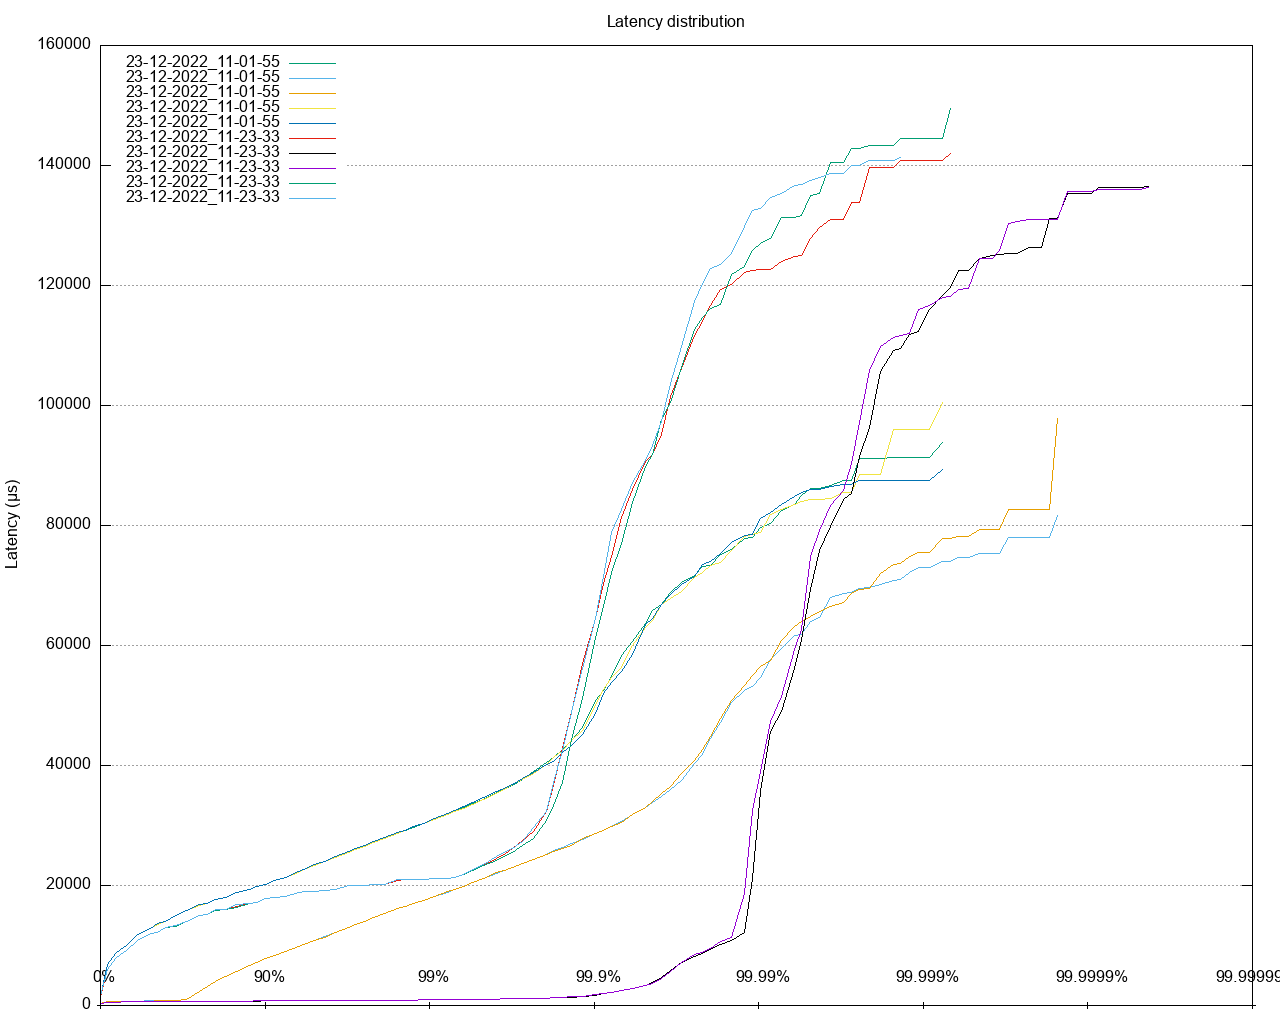

This chart was generated by the following gnuplot code:
set datafile separator ","
set title 'Latency distribution' noenhanced
set terminal png size 1280,1024
set grid
unset xtics
set ylabel 'Latency (μs)'
set logscale x
set key top left
set style line 1 lt 1 lw 3 pt 3 linecolor rgb "red"
set output '/Users/ahmet.mircik/Workspace/python/hazelcast-simulator/offload-benchmarks/report/latency/latency_distribution_put.png'
plot '/Users/ahmet.mircik/Workspace/python/hazelcast-simulator/src/simulator/xlabels.csv' notitle with labels center offset 0, 1.5 point,\
   "/Users/ahmet.mircik/Workspace/python/hazelcast-simulator/offload-benchmarks/report/data/latency_distribution_put_1.data" using 1:2 title "23-12-2022_11-01-55" noenhanced  with lines, \
   "/Users/ahmet.mircik/Workspace/python/hazelcast-simulator/offload-benchmarks/report/data/latency_distribution_put_2.data" using 1:2 title "23-12-2022_11-01-55" noenhanced  with lines, \
   "/Users/ahmet.mircik/Workspace/python/hazelcast-simulator/offload-benchmarks/report/data/latency_distribution_put_3.data" using 1:2 title "23-12-2022_11-01-55" noenhanced  with lines, \
   "/Users/ahmet.mircik/Workspace/python/hazelcast-simulator/offload-benchmarks/report/data/latency_distribution_put_4.data" using 1:2 title "23-12-2022_11-01-55" noenhanced  with lines, \
   "/Users/ahmet.mircik/Workspace/python/hazelcast-simulator/offload-benchmarks/report/data/latency_distribution_put_5.data" using 1:2 title "23-12-2022_11-01-55" noenhanced  with lines, \
   "/Users/ahmet.mircik/Workspace/python/hazelcast-simulator/offload-benchmarks/report/data/latency_distribution_put_6.data" using 1:2 title "23-12-2022_11-23-33" noenhanced  with lines, \
   "/Users/ahmet.mircik/Workspace/python/hazelcast-simulator/offload-benchmarks/report/data/latency_distribution_put_7.data" using 1:2 title "23-12-2022_11-23-33" noenhanced  with lines, \
   "/Users/ahmet.mircik/Workspace/python/hazelcast-simulator/offload-benchmarks/report/data/latency_distribution_put_8.data" using 1:2 title "23-12-2022_11-23-33" noenhanced  with lines, \
   "/Users/ahmet.mircik/Workspace/python/hazelcast-simulator/offload-benchmarks/report/data/latency_distribution_put_9.data" using 1:2 title "23-12-2022_11-23-33" noenhanced  with lines, \
   "/Users/ahmet.mircik/Workspace/python/hazelcast-simulator/offload-benchmarks/report/data/latency_distribution_put_10.data" using 1:2 title "23-12-2022_11-23-33" noenhanced  with lines, \
